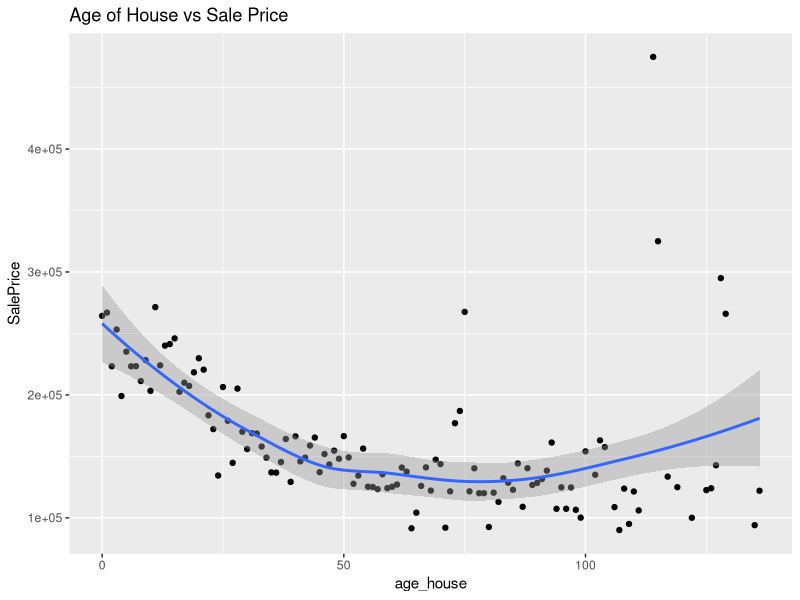
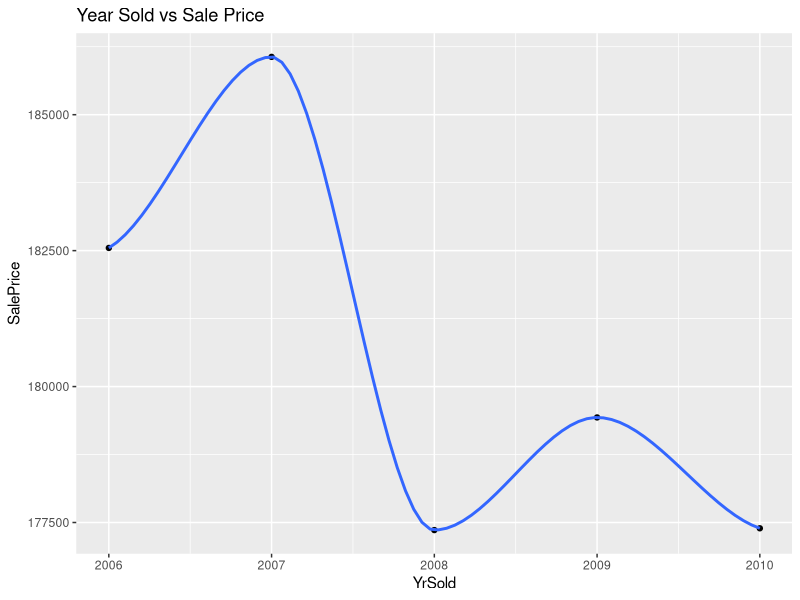
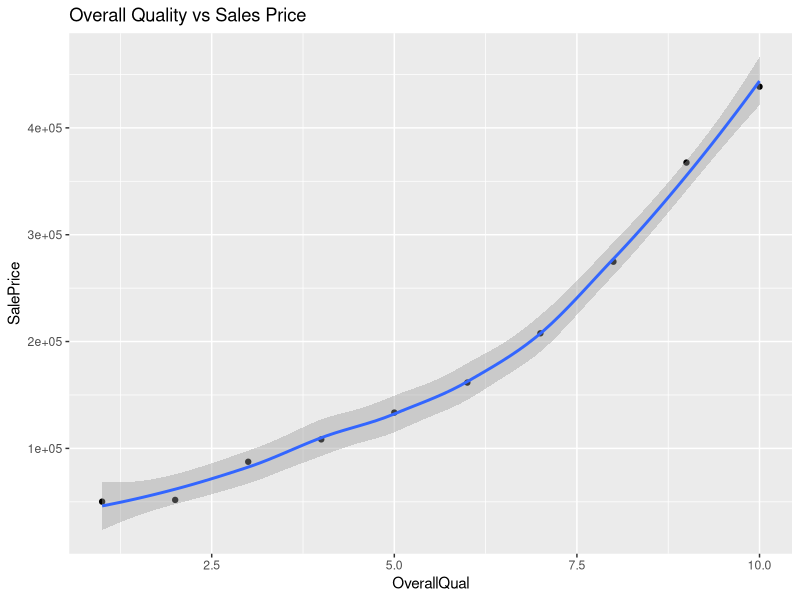
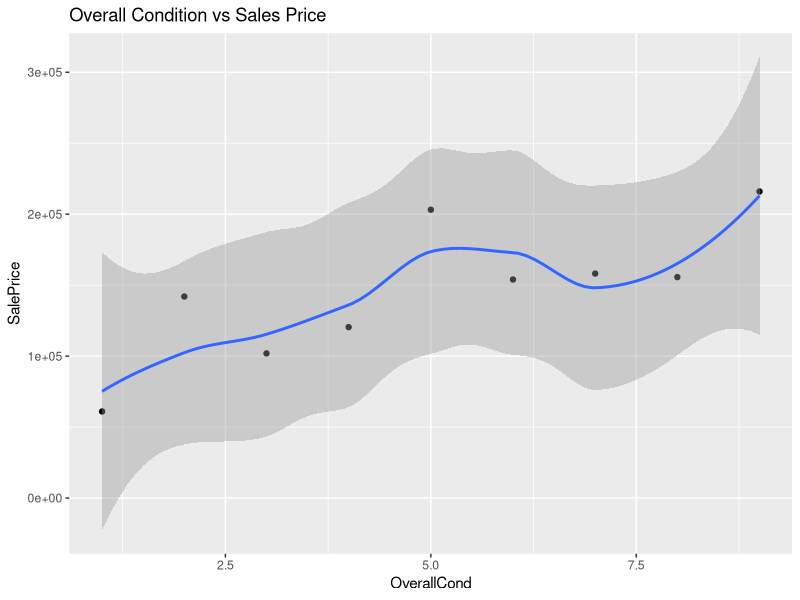
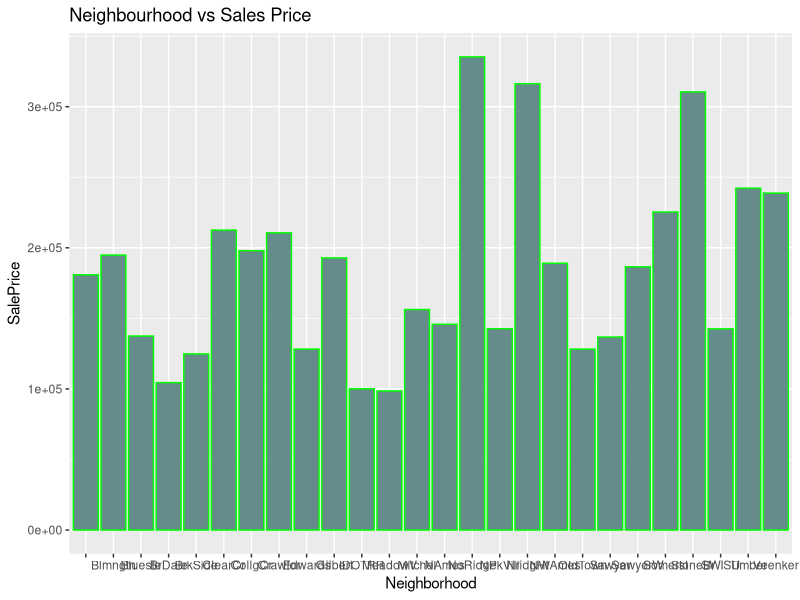
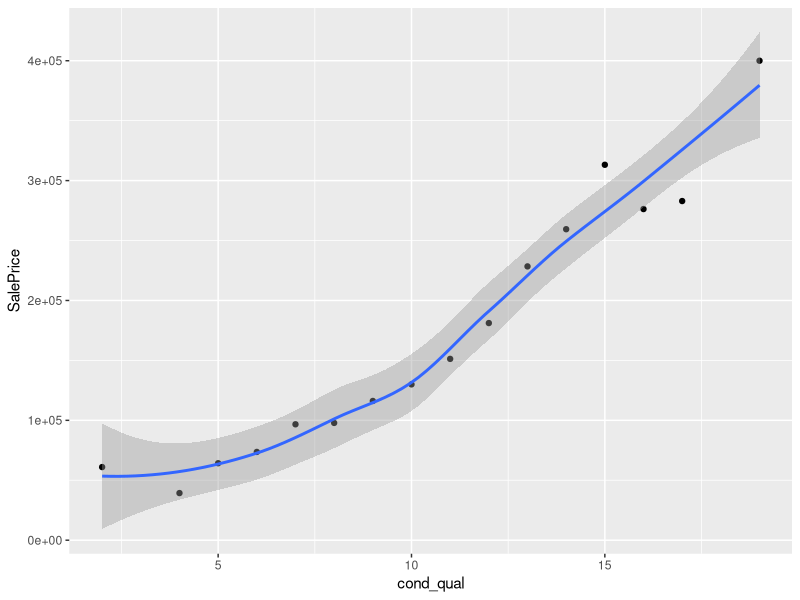

These charts were generated, in order, by the following R code: (Note: this script raises an error after producing the figures.)
library(ggplot2)
library(dplyr)
library(tidyr)
library(data.table)


setwd("/Users/mujtabagul/House_Prices/Datasets/")
dat_house = fread("train.csv")

### FEATURE ENGINEERING
dat_house$Remodelling = ifelse((dat_house$YearRemodAdd - dat_house$YearBuilt) > 0, "YES", "NO")
dat_house$BsmtUnf_prop = (dat_house$BsmtUnfSF/dat_house$TotalBsmtSF) %>% is.finite()
dat_house$age_house = dat_house$YrSold - dat_house$YearBuilt
dat_house$cond_qual = dat_house$OverallCond + dat_house$OverallQual

all_cols = dat_house %>% colnames()

dat_house %>% group_by(Id) %>% summarise_if(is.numeric,mean) 

### PLOTS
    dat_house %>% group_by(age_house) %>%
             summarize(SalePrice = mean(SalePrice)) %>%
             ggplot(aes(age_house,SalePrice)) +
             geom_point() +
             geom_smooth() +
             ggtitle("Age of House vs Sale Price")
    
    dat_house %>% group_by(YrSold) %>%
      summarize(SalePrice = mean(SalePrice)) %>%
      ggplot(aes(YrSold,SalePrice)) +
      geom_point() +
      geom_smooth() +
      ggtitle("Year Sold vs Sale Price")
    
    dat_house %>% group_by(OverallQual) %>%
      summarise( SalePrice = mean(SalePrice)) %>%
      ggplot(aes(OverallQual,SalePrice)) +
      geom_point() +
      geom_smooth() +
      ggtitle("Overall Quality vs Sales Price")

    dat_house %>% group_by(OverallCond) %>%
      summarise( SalePrice = mean(SalePrice)) %>%
      ggplot(aes(OverallCond,SalePrice)) +
      geom_point() +
      geom_smooth() +
      ggtitle("Overall Condition vs Sales Price")
    
    dat_house %>% group_by(Neighborhood) %>%
      summarise( SalePrice = mean(SalePrice)) %>%
      ggplot(aes(Neighborhood)) +
      geom_bar(aes(y=SalePrice), stat='identity',colour='green',fill='paleturquoise4') +
      ggtitle("Neighbourhood vs Sales Price")
  
    dat_house %>% group_by(cond_qual) %>%
      summarise( SalePrice = mean(SalePrice)) %>%
      ggplot(aes(cond_qual, SalePrice)) +
      geom_point() +
      geom_smooth()

    
    
#### WORKING ON TRAIN_MUJTABA (Pre-processing)
    train_mujtaba = train_mujtaba %>% mutate_at(c("BsmtQual","BsmtCond", "BsmtExposure",
                                                  "BsmtFinType1", "BsmtFinType2","Alley",
                                                  "MasVnrType","Electrical"),
                                                as.character)
    train_mujtaba$SalePrice = train_madhup$SalePrice
    train_mujtaba$Alley = train_mujtaba$Alley %>% replace_na("No Access")
    train_mujtaba$BsmtQual = train_mujtaba$BsmtQual %>% replace_na("No Basement")
    train_mujtaba$BsmtExposure = train_mujtaba$BsmtExposure %>% replace_na("No Basement")
    train_mujtaba$BsmtCond = train_mujtaba$BsmtCond %>% replace_na("No Basement")
    train_mujtaba$BsmtFinType1 = train_mujtaba$BsmtFinType1 %>% replace_na("No Basement")
    train_mujtaba$BsmtFinType2 = train_mujtaba$BsmtFinType2 %>% replace_na("No Basement")
    train_mujtaba$MasVnrType = train_mujtaba$MasVnrType %>% replace_na("None")
    
    train_mujtaba$LotFrontage = train_mujtaba$LotFrontage %>% 
                                replace_na(train_mujtaba$LotFrontage %>% mean(na.rm=T))
    train_mujtaba$MasVnrArea = train_mujtaba$MasVnrArea %>% replace_na(0)
    train_mujtaba$Electrical = train_mujtaba$Electrical %>% replace_na("SBrkr")
    
    
    
    
    
    #train_mujtaba$Alley[which(is.na(train_mujtaba$Alley))]="No Access"    Another way to replace NAs 
    